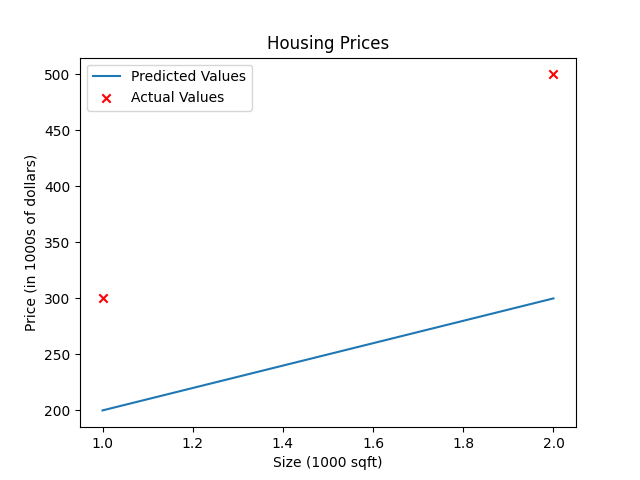

This figure's Python source:
import numpy as np
import matplotlib.pyplot as plt
# plt.style.use('./deeplearning.mplstyle')

w = 100
b = 100

def compute_model_output(X, w, b):
    m = X.shape[0]
    y_hat = np.zeros(m)
    for i in range(m):
        y_hat[i] = X[i] * w + b

    return y_hat




X_train = np.array([1.0, 2.0])
y_train = np.array([300.0, 500.0])
print(X_train.shape)
m = X_train.shape[0]

y_pred = compute_model_output(X_train, w, b)

plt.plot(X_train, y_pred, label = 'Predicted Values')
plt.scatter(X_train, y_train, marker = 'x', c = 'r', label = 'Actual Values')
plt.title('Housing Prices')
plt.xlabel('Size (1000 sqft)')
plt.ylabel('Price (in 1000s of dollars)')
plt.legend()
plt.show()
